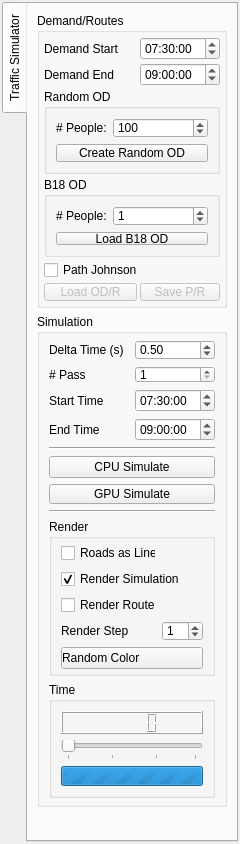
  <widget class="QDockWidget" name="dockWidget_4">
   <property name="minimumSize">
    <size>
     <width>240</width>
     <height>772</height>
    </size>
   </property>
   <property name="maximumSize">
    <size>
     <width>240</width>
     <height>844</height>
    </size>
   </property>
   <property name="floating">
    <bool>false</bool>
   </property>
   <property name="windowTitle">
    <string>Controls</string>
   </property>
   <attribute name="dockWidgetArea">
    <number>2</number>
   </attribute>
   <widget class="QWidget" name="dockWidgetContents_6">
    <layout class="QGridLayout" name="gridLayout_14">
     <property name="leftMargin">
      <number>2</number>
     </property>
     <property name="topMargin">
      <number>2</number>
     </property>
     <property name="rightMargin">
      <number>2</number>
     </property>
     <property name="bottomMargin">
      <number>2</number>
     </property>
     <item row="0" column="0">
      <widget class="QTabWidget" name="tabWidget_3">
       <property name="minimumSize">
        <size>
         <width>0</width>
         <height>0</height>
        </size>
       </property>
       <property name="maximumSize">
        <size>
         <width>16777215</width>
         <height>16777215</height>
        </size>
       </property>
       <property name="tabPosition">
        <enum>QTabWidget::West</enum>
       </property>
       <property name="currentIndex">
        <number>0</number>
       </property>
       <widget class="QWidget" name="tab_2">
        <attribute name="title">
         <string>Traffic Simulator</string>
        </attribute>
        <layout class="QGridLayout" name="gridLayout_11">
         <item row="0" column="0">
          <widget class="QGroupBox" name="groupBox_14">
           <property name="title">
            <string>Demand/Routes</string>
           </property>
           <layout class="QGridLayout" name="gridLayout_19">
            <property name="leftMargin">
             <number>4</number>
            </property>
            <property name="topMargin">
             <number>4</number>
            </property>
            <property name="rightMargin">
             <number>4</number>
            </property>
            <property name="bottomMargin">
             <number>4</number>
            </property>
            <property name="spacing">
             <number>3</number>
            </property>
            <item row="6" column="0">
             <widget class="QCheckBox" name="b18UseJohnsonRoutingCheckBox">
              <property name="text">
               <string>Path Johnson</string>
              </property>
              <property name="checked">
               <bool>false</bool>
              </property>
             </widget>
            </item>
            <item row="0" column="1">
             <widget class="QTimeEdit" name="b18DemandStratTimeEdit">
              <property name="dateTime">
               <datetime>
                <hour>7</hour>
                <minute>30</minute>
                <second>0</second>
                <year>2000</year>
                <month>1</month>
                <day>1</day>
               </datetime>
              </property>
              <property name="time">
               <time>
                <hour>7</hour>
                <minute>30</minute>
                <second>0</second>
               </time>
              </property>
             </widget>
            </item>
            <item row="8" column="0">
             <widget class="QPushButton" name="b18LoadODRButton">
              <property name="enabled">
               <bool>false</bool>
              </property>
              <property name="minimumSize">
               <size>
                <width>0</width>
                <height>11</height>
               </size>
              </property>
              <property name="maximumSize">
               <size>
                <width>16777215</width>
                <height>25</height>
               </size>
              </property>
              <property name="text">
               <string>Load OD/R</string>
              </property>
             </widget>
            </item>
            <item row="1" column="1">
             <widget class="QTimeEdit" name="b18DemandEndTimeEdit">
              <property name="dateTime">
               <datetime>
                <hour>9</hour>
                <minute>0</minute>
                <second>0</second>
                <year>2000</year>
                <month>1</month>
                <day>1</day>
               </datetime>
              </property>
              <property name="time">
               <time>
                <hour>9</hour>
                <minute>0</minute>
                <second>0</second>
               </time>
              </property>
             </widget>
            </item>
            <item row="1" column="0">
             <widget class="QLabel" name="label_20">
              <property name="text">
               <string>Demand End</string>
              </property>
             </widget>
            </item>
            <item row="8" column="1">
             <widget class="QPushButton" name="b18SaveODRButton">
              <property name="enabled">
               <bool>false</bool>
              </property>
              <property name="minimumSize">
               <size>
                <width>0</width>
                <height>11</height>
               </size>
              </property>
              <property name="maximumSize">
               <size>
                <width>16777215</width>
                <height>25</height>
               </size>
              </property>
              <property name="text">
               <string>Save P/R</string>
              </property>
             </widget>
            </item>
            <item row="0" column="0">
             <widget class="QLabel" name="label_21">
              <property name="maximumSize">
               <size>
                <width>16777215</width>
                <height>25</height>
               </size>
              </property>
              <property name="text">
               <string>Demand Start</string>
              </property>
             </widget>
            </item>
            <item row="2" column="0" colspan="2">
             <widget class="QGroupBox" name="groupBox_16">
              <property name="title">
               <string>Random OD</string>
              </property>
              <layout class="QFormLayout" name="formLayout">
               <item row="0" column="1">
                <widget class="QSpinBox" name="b18NumPeopleSpinBox">
                 <property name="enabled">
                  <bool>true</bool>
                 </property>
                 <property name="maximumSize">
                  <size>
                   <width>16777215</width>
                   <height>20</height>
                  </size>
                 </property>
                 <property name="minimum">
                  <number>1</number>
                 </property>
                 <property name="maximum">
                  <number>450000</number>
                 </property>
                 <property name="value">
                  <number>100</number>
                 </property>
                </widget>
               </item>
               <item row="0" column="0">
                <widget class="QLabel" name="label_15">
                 <property name="enabled">
                  <bool>true</bool>
                 </property>
                 <property name="maximumSize">
                  <size>
                   <width>16777215</width>
                   <height>25</height>
                  </size>
                 </property>
                 <property name="text">
                  <string># People:</string>
                 </property>
                </widget>
               </item>
               <item row="1" column="0" colspan="2">
                <widget class="QPushButton" name="b18CreateRandomODButton">
                 <property name="minimumSize">
                  <size>
                   <width>0</width>
                   <height>11</height>
                  </size>
                 </property>
                 <property name="maximumSize">
                  <size>
                   <width>16777215</width>
                   <height>25</height>
                  </size>
                 </property>
                 <property name="text">
                  <string>Create Random OD</string>
                 </property>
                </widget>
               </item>
              </layout>
             </widget>
            </item>
            <item row="3" column="0" rowspan="2" colspan="2">
             <widget class="QGroupBox" name="groupBox">
              <property name="title">
               <string>B18 OD</string>
              </property>
              <layout class="QFormLayout" name="formLayout_2">
               <item row="1" column="0" colspan="2">
                <widget class="QPushButton" name="b18LoadB18Button">
                 <property name="minimumSize">
                  <size>
                   <width>0</width>
                   <height>11</height>
                  </size>
                 </property>
                 <property name="maximumSize">
                  <size>
                   <width>16777215</width>
                   <height>25</height>
                  </size>
                 </property>
                 <property name="text">
                  <string>Load B18 OD</string>
                 </property>
                </widget>
               </item>
               <item row="0" column="0">
                <widget class="QLabel" name="label_16">
                 <property name="enabled">
                  <bool>true</bool>
                 </property>
                 <property name="maximumSize">
                  <size>
                   <width>16777215</width>
                   <height>25</height>
                  </size>
                 </property>
                 <property name="text">
                  <string># People:</string>
                 </property>
                </widget>
               </item>
               <item row="0" column="1">
                <widget class="QSpinBox" name="b18NumPeopleB18SpinBox">
                 <property name="enabled">
                  <bool>true</bool>
                 </property>
                 <property name="maximumSize">
                  <size>
                   <width>16777215</width>
                   <height>20</height>
                  </size>
                 </property>
                 <property name="minimum">
                  <number>-1</number>
                 </property>
                 <property name="maximum">
                  <number>1200000</number>
                 </property>
                 <property name="value">
                  <number>1</number>
                 </property>
                </widget>
               </item>
              </layout>
             </widget>
            </item>
           </layout>
          </widget>
         </item>
         <item row="1" column="0">
          <widget class="QGroupBox" name="groupBox_12">
           <property name="title">
            <string>Simulation</string>
           </property>
           <layout class="QGridLayout" name="gridLayout_20">
            <property name="topMargin">
             <number>6</number>
            </property>
            <property name="bottomMargin">
             <number>6</number>
            </property>
            <item row="2" column="0">
             <layout class="QGridLayout" name="gridLayout_21">
              <item row="7" column="0" colspan="2">
               <widget class="QPushButton" name="b18GPUSimulateButton">
                <property name="enabled">
                 <bool>true</bool>
                </property>
                <property name="maximumSize">
                 <size>
                  <width>16777215</width>
                  <height>20</height>
                 </size>
                </property>
                <property name="text">
                 <string>GPU Simulate</string>
                </property>
               </widget>
              </item>
              <item row="1" column="1">
               <widget class="QSpinBox" name="b18ShortestPathNumPassesSpinBox">
                <property name="maximumSize">
                 <size>
                  <width>16777215</width>
                  <height>17</height>
                 </size>
                </property>
                <property name="minimum">
                 <number>1</number>
                </property>
                <property name="maximum">
                 <number>5</number>
                </property>
               </widget>
              </item>
              <item row="3" column="1">
               <widget class="QTimeEdit" name="b18EndTimeEdit">
                <property name="dateTime">
                 <datetime>
                  <hour>9</hour>
                  <minute>0</minute>
                  <second>0</second>
                  <year>2000</year>
                  <month>1</month>
                  <day>1</day>
                 </datetime>
                </property>
                <property name="time">
                 <time>
                  <hour>9</hour>
                  <minute>0</minute>
                  <second>0</second>
                 </time>
                </property>
               </widget>
              </item>
              <item row="3" column="0">
               <widget class="QLabel" name="label_18">
                <property name="text">
                 <string>End Time</string>
                </property>
               </widget>
              </item>
              <item row="2" column="0">
               <widget class="QLabel" name="label_19">
                <property name="maximumSize">
                 <size>
                  <width>16777215</width>
                  <height>25</height>
                 </size>
                </property>
                <property name="text">
                 <string>Start Time</string>
                </property>
               </widget>
              </item>
              <item row="0" column="1">
               <widget class="QDoubleSpinBox" name="b18DeltaTimeSpinBox">
                <property name="maximumSize">
                 <size>
                  <width>16777215</width>
                  <height>20</height>
                 </size>
                </property>
                <property name="minimum">
                 <double>0.050000000000000</double>
                </property>
                <property name="maximum">
                 <double>20.000000000000000</double>
                </property>
                <property name="value">
                 <double>0.500000000000000</double>
                </property>
               </widget>
              </item>
              <item row="2" column="1">
               <widget class="QTimeEdit" name="b18StratTimeEdit">
                <property name="dateTime">
                 <datetime>
                  <hour>7</hour>
                  <minute>30</minute>
                  <second>0</second>
                  <year>2000</year>
                  <month>1</month>
                  <day>1</day>
                 </datetime>
                </property>
                <property name="time">
                 <time>
                  <hour>7</hour>
                  <minute>30</minute>
                  <second>0</second>
                 </time>
                </property>
               </widget>
              </item>
              <item row="0" column="0">
               <widget class="QLabel" name="label_14">
                <property name="text">
                 <string>Delta Time (s)</string>
                </property>
               </widget>
              </item>
              <item row="6" column="0" colspan="2">
               <widget class="QPushButton" name="b18CPUSimulateButton">
                <property name="enabled">
                 <bool>true</bool>
                </property>
                <property name="maximumSize">
                 <size>
                  <width>16777215</width>
                  <height>25</height>
                 </size>
                </property>
                <property name="text">
                 <string>CPU Simulate</string>
                </property>
               </widget>
              </item>
              <item row="4" column="0" colspan="2">
               <widget class="Line" name="line_2">
                <property name="orientation">
                 <enum>Qt::Horizontal</enum>
                </property>
               </widget>
              </item>
              <item row="1" column="0">
               <widget class="QLabel" name="label_6">
                <property name="maximumSize">
                 <size>
                  <width>16777215</width>
                  <height>17</height>
                 </size>
                </property>
                <property name="text">
                 <string># Pass</string>
                </property>
               </widget>
              </item>
              <item row="8" column="0" colspan="2">
               <widget class="Line" name="line">
                <property name="orientation">
                 <enum>Qt::Horizontal</enum>
                </property>
               </widget>
              </item>
             </layout>
            </item>
            <item row="3" column="0">
             <widget class="QGroupBox" name="groupBox_3">
              <property name="title">
               <string>Render</string>
              </property>
              <layout class="QGridLayout" name="gridLayout_9">
               <property name="topMargin">
                <number>4</number>
               </property>
               <property name="bottomMargin">
                <number>4</number>
               </property>
               <item row="4" column="0" colspan="2">
                <widget class="QPushButton" name="b18CarInfoRenderingButton">
                 <property name="maximumSize">
                  <size>
                   <width>16777215</width>
                   <height>22</height>
                  </size>
                 </property>
                 <property name="styleSheet">
                  <string notr="true">Text-align:left</string>
                 </property>
                 <property name="text">
                  <string>Random Color</string>
                 </property>
                </widget>
               </item>
               <item row="1" column="0" colspan="2">
                <widget class="QCheckBox" name="b18RenderSimulationCheckBox">
                 <property name="text">
                  <string>Render Simulation</string>
                 </property>
                 <property name="checked">
                  <bool>true</bool>
                 </property>
                </widget>
               </item>
               <item row="2" column="0">
                <widget class="QCheckBox" name="b18RenderRoutesCheckBox">
                 <property name="text">
                  <string>Render Routes</string>
                 </property>
                </widget>
               </item>
               <item row="3" column="0">
                <widget class="QLabel" name="label_5">
                 <property name="text">
                  <string>Render Step</string>
                 </property>
                </widget>
               </item>
               <item row="3" column="1">
                <widget class="QSpinBox" name="b18RenderStepSpinBox">
                 <property name="maximumSize">
                  <size>
                   <width>16777215</width>
                   <height>20</height>
                  </size>
                 </property>
                 <property name="minimum">
                  <number>0</number>
                 </property>
                 <property name="value">
                  <number>1</number>
                 </property>
                </widget>
               </item>
               <item row="0" column="0">
                <widget class="QCheckBox" name="render_2DlinesCheckBox">
                 <property name="text">
                  <string>Roads as Lines</string>
                 </property>
                </widget>
               </item>
              </layout>
             </widget>
            </item>
            <item row="4" column="0">
             <widget class="QGroupBox" name="groupBox_4">
              <property name="title">
               <string>Time</string>
              </property>
              <layout class="QGridLayout" name="gridLayout_10">
               <item row="1" column="0">
                <widget class="QSlider" name="b18TimeSlider">
                 <property name="minimum">
                  <number>70</number>
                 </property>
                 <property name="maximum">
                  <number>99</number>
                 </property>
                 <property name="orientation">
                  <enum>Qt::Horizontal</enum>
                 </property>
                 <property name="tickPosition">
                  <enum>QSlider::TicksBelow</enum>
                 </property>
                 <property name="tickInterval">
                  <number>10</number>
                 </property>
                </widget>
               </item>
               <item row="0" column="0">
                <widget class="QLCDNumber" name="b18TimeLCD"/>
               </item>
               <item row="2" column="0">
                <widget class="QProgressBar" name="b18ProgressBar">
                 <property name="minimumSize">
                  <size>
                   <width>0</width>
                   <height>20</height>
                  </size>
                 </property>
                 <property name="maximumSize">
                  <size>
                   <width>16777215</width>
                   <height>20</height>
                  </size>
                 </property>
                 <property name="maximum">
                  <number>0</number>
                 </property>
                 <property name="value">
                  <number>0</number>
                 </property>
                 <property name="textVisible">
                  <bool>false</bool>
                 </property>
                </widget>
               </item>
              </layout>
             </widget>
            </item>
           </layout>
          </widget>
         </item>
         <item row="2" column="0">
          <spacer name="verticalSpacer_10">
           <property name="orientation">
            <enum>Qt::Vertical</enum>
           </property>
           <property name="sizeHint" stdset="0">
            <size>
             <width>20</width>
             <height>40</height>
            </size>
           </property>
          </spacer>
         </item>
        </layout>
       </widget>
      </widget>
     </item>
    </layout>
   </widget>
  </widget>
